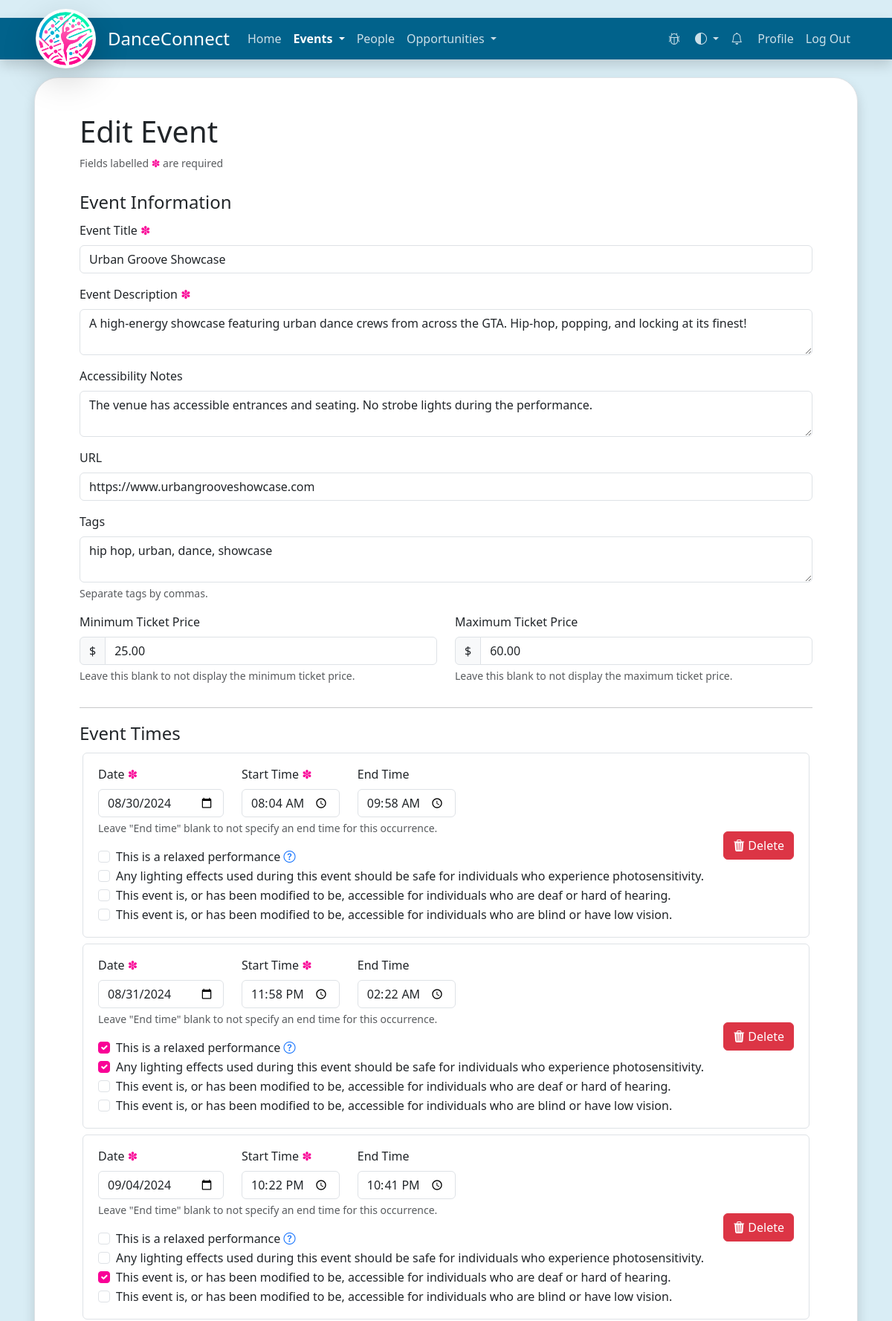
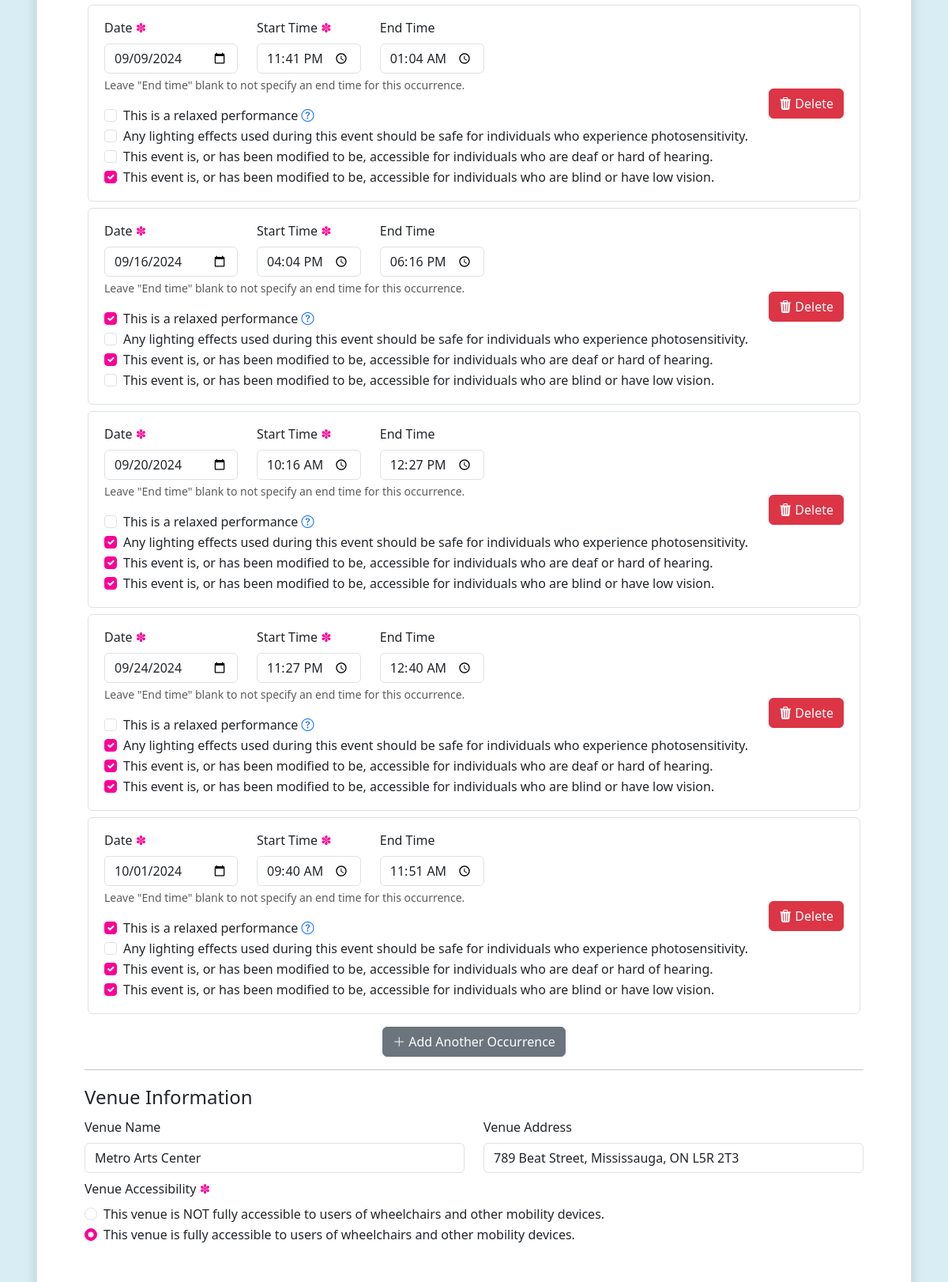
The app's page /events/2/edit/ (signed in, upper part) with its own data (2 pictures, top to bottom).
### website/models/event/event.py (models this page shows, shortened)
class Event(db.Model):
    __tablename__ = "events"
    id: Mapped[int] = mapped_column(Integer, primary_key=True, nullable=False)
    organizer_id: Mapped[int] = mapped_column(
        Integer, ForeignKey('users.id'), nullable=False)
    organizer: Mapped["User"] = relationship(
        "User", back_populates="events_organized")
    title: Mapped[str]
    description: Mapped[str]
    url: Mapped[str]
    tags: Mapped[List['EventTag']] = relationship(
        'EventTag', secondary="event_tag_relationships", back_populates='events', cascade="all, delete")
    venue_name: Mapped[str]
    venue_address: Mapped[str]
    venue_is_mobility_aid_accessible: Mapped[bool] = mapped_column(Boolean)
    accessibility_notes: Mapped[str]
    min_ticket_price: Mapped[Optional[float]]
    max_ticket_price: Mapped[Optional[float]]
    image_picture_url: Mapped[str]
    image_picture_id: Mapped[str]
    occurrences: Mapped[List['EventOccurrence']] = relationship(
        'EventOccurrence', back_populates='event', order_by="asc(EventOccurrence.start_time)", cascade="all, delete-orphan")
    contributors: Mapped[List['User']] = relationship(
        'User', secondary="event_contributors", back_populates="events_contributed", viewonly=True)
    contributor_association: Mapped[List['EventContributor']] = relationship(
        'EventContributor', back_populates='event', cascade="all, delete-orphan")
    request_notifications: Mapped[List['EventRequestNotification']] = relationship(
        'EventRequestNotification', back_populates="event", cascade="all, delete-orphan")

### website/models/event/event_occurrence.py (models this page shows)
class EventOccurrence(db.Model):
    __tablename__ = "event_occurrences"
    id: Mapped[int] = mapped_column(Integer, primary_key=True)
    event_id: Mapped[int] = mapped_column(Integer, ForeignKey('events.id'))
    event: Mapped['Event'] = relationship(
        'Event', back_populates='occurrences')
    start_time: Mapped[datetime] = mapped_column(
        DateTime(timezone=True), nullable=False)
    end_time: Mapped[datetime] = mapped_column(
        DateTime(timezone=True), nullable=True)
    is_relaxed_performance: Mapped[bool]
    is_photosensitivity_friendly: Mapped[bool]
    is_hearing_accessible: Mapped[bool]
    is_visually_accessible: Mapped[bool]

### website/routes/ui/events.py (the view)
@events.route('/<int:event_id>/edit/', methods=['GET', 'POST'])
@login_required
def event_edit(event_id: int):
    event = get_event(event_id).get("data")
    if event.organizer != current_user:
        flash('You are not the organizer of this event.', category='error')
        return redirect(url_for('events.event_details', event_id=event_id))
    if request.method == 'POST':
        form = session.pop('form_data', None) or request.form
        title = form.get('title')
        description = form.get('description')
        url = form.get('url')
        tags = form.get('tags')
        venue_name = form.get('venue_name')
        venue_address = form.get('venue_address')
        venue_is_mobility_aid_accessible = form.get(
            'venue_is_mobility_aid_accessible')
        accessibility_notes = form.get('accessibility_notes')
        OccurrenceTuple = namedtuple("Occurrence", ["start_time", "end_time", "is_relaxed_performance",
                                                    "is_photosensitivity_friendly", "is_hearing_accessible", "is_visually_accessible"])
        occurrences = []
        for i in range(0, int(form.get("num_occurrences")) + 1):
            start_time = datetime.strptime(
                f"{form.get(f'occurrence-{i}-date')} {form.get(f'occurrence-{i}-start-time')}", "%Y-%m-%d %H:%M")
            end_time = datetime.strptime(f"{form.get(f'occurrence-{i}-date')} {form.get(f'occurrence-{i}-end-time')}",
                                         "%Y-%m-%d %H:%M") if form.get(f'occurrence-{i}-end-time') != "" else None
            is_relaxed_performance = form.get(
                f'occurrence-{i}-is-relaxed-performance')
            is_photosensitivity_friendly = form.get(
                f'occurrence-{i}-is-photosensitivity-friendly')
            is_hearing_accessible = form.get(
                f'occurrence-{i}-is-hearing-accessible')
            is_visually_accessible = form.get(
                f'occurrence-{i}-is-visually-accessible')
            occurrences.append(OccurrenceTuple(start_time, end_time, is_relaxed_performance,
                               is_photosensitivity_friendly, is_hearing_accessible, is_visually_accessible))
        try:
            min_ticket_price = float(form.get('min_ticket_price'))
        except Exception:
            min_ticket_price = None
        try:
            max_ticket_price = float(form.get('max_ticket_price'))
        except Exception:
            max_ticket_price = None
        tag_list = list()
        if tags is not None and tags != "":
            for tag in tags.split(","):
                tag_list.append(tag.strip())
        file = request.files['eventPicture']
        if file.filename != "" and 'eventPicture' in request.files:
            cdn = CDN()
            cdn.check_image(file)
            filename = secure_filename(file.filename)
            file.save(os.path.join(
                current_app.config['UPLOAD_FOLDER'], filename))
            output = cdn.upload(os.path.join(
                current_app.config['UPLOAD_FOLDER'], filename))
            if len(output["errors"]) > 0:
                flash("Error uploading file to cloudflare", "error")
            if event.image_picture_url != "":
                delete_output = cdn.delete(event.image_picture_id)
            update_event(
                event=event,
                image_picture_url=output["result"]["variants"][0],
                image_picture_id=output["result"]["id"]
            )
            cdn.empty_temp_folder()
        response = update_event(
            event=event,
            title=title,
            description=description,
            url=url,
            tags=tag_list,
            venue_name=venue_name,
            venue_address=venue_address,
            venue_is_mobility_aid_accessible=bool(
                venue_is_mobility_aid_accessible),
            accessibility_notes=accessibility_notes,
            min_ticket_price=min_ticket_price,
            max_ticket_price=max_ticket_price,
            occurrences=occurrences,
            commit_db_after_update=True
        )
        if (response["status_code"] == 200):
            flash('Event updated!', category='success')
            return redirect(url_for('events.event_details', event_id=event_id))
        else:
            flash(response["message"], category=response["response_type"])
            session['form_data'] = request.form
    else:
        title = event.title
        description = event.description
        url = event.url
        tag_list = ", ".join([tag.name for tag in event.tags])
        venue_name = event.venue_name
        venue_address = event.venue_address
        venue_is_mobility_aid_accessible = f"{event.venue_is_mobility_aid_accessible}"
        accessibility_notes = event.accessibility_notes
        min_ticket_price = event.min_ticket_price
        max_ticket_price = event.max_ticket_price
        occurrences = event.occurrences
    event_form = CreateEventForm()
    event_form.title.data = title
    event_form.description.data = description
    event_form.url.data = url
    event_form.tags.data = tag_list
    event_form.venue_name.data = venue_name
    event_form.venue_address.data = venue_address
    event_form.venue_is_mobility_aid_accessible.data = venue_is_mobility_aid_accessible
    event_form.accessibility_notes.data = accessibility_notes
    event_form.min_ticket_price.data = min_ticket_price
    event_form.max_ticket_price.data = max_ticket_price
    new_occurrences = []
    for occurrence in occurrences:
        occurrence_form = CreateEventOccurrenceForm()
        occurrence_form.date.data = occurrence.start_time
        occurrence_form.start_time.data = occurrence.start_time
        occurrence_form.end_time.data = occurrence.end_time
        occurrence_form.is_relaxed_performance.data = occurrence.is_relaxed_performance
        occurrence_form.is_photosensitivity_friendly.data = occurrence.is_photosensitivity_friendly
        occurrence_form.is_hearing_accessible.data = occurrence.is_hearing_accessible
        occurrence_form.is_visually_accessible.data = occurrence.is_visually_accessible
        new_occurrences.append(occurrence_form)
    event_form.num_occurrences.data = len(occurrences) - 1
    return render_template("create-event.html", user=current_user, event_form=event_form, occurrences=new_occurrences, edit=True, event_id=event_id)

### website/__init__.py (called while the page is built)
def json_response(status_code: int, message: str, data: Any = None):
    if status_code < 200:
        response_type = "information"
    elif status_code < 300:
        response_type = "success"
    elif status_code < 400:
        response_type = "redirect"
    else:
        response_type = "error"
    output = {
        "response_type": response_type,
        "status_code": status_code,
        "message": message,
        "data": data
    }
    return output

### website/orm/event/event.py (called while the page is built)
def get_event(id: int):
    event = db.session.query(Event).get(id)
    if event is None:
        return json_response(404, "Event not found.", None)
    return json_response(200, "Event found.", event)

### website/templates/create-event.html (shortened to what this page needs)
{% extends "base.html" %}
{% block content %}
<div class="container">
    <div class="page-header mb-3">
        <h1>{{ "Edit Event" if edit else "Create Event" }}</h1>
        <div class="form-text">Fields labelled <label class="required"></label> are required</div>
    </div>
    <form autocomplete="off" method="POST"
        action="{{ url_for('events.event_edit', event_id=event_id) if edit else url_for('events.create_event_submit') }}"
        enctype="multipart/form-data">
        <fieldset class="form-group mb-3">
            <legend>Event Information</legend>
            <div class="form-group mb-3">
                {{ event_form.title.label(class_="form-label required") }}
                {{ event_form.title() }}
            </div>
            <div class="form-group mb-3">
                {{ event_form.description.label(class_="form-label required") }}
                {{ event_form.description() }}
            </div>
            <div class="form-group mb-3">
                {{ event_form.accessibility_notes.label() }}
                {{ event_form.accessibility_notes() }}
            </div>
            <div class="form-group mb-3">
                {{ event_form.url.label() }}
                {{ event_form.url() }}
            </div>
            <div class="form-group mb-3">
                {{ event_form.tags.label() }}
                {{ event_form.tags() }}
                <div id="tags-help-block" class="form-text">{{ event_form.tags.description }}</div>
            </div>
            <div class="form-group mb-3">
                <div class="row">
                    <div class="col-lg-6">
                        {{ event_form.min_ticket_price.label() }}
                        <div class="input-group">
                            <span class="input-group-text">$</span>
                            {{ event_form.min_ticket_price() }}
                        </div>
                        <div id="min-ticket-price-help-block" class="form-text">{{
                            event_form.min_ticket_price.description }}</div>
                    </div>
                    <div class="col-lg-6">
                        {{ event_form.max_ticket_price.label() }}
                        <div class="input-group">
                            <span class="input-group-text">$</span>
                            {{ event_form.max_ticket_price() }}
                        </div>
                        <div id="max-ticket-price-help-block" class="form-text">{{
                            event_form.max_ticket_price.description }}</div>
                    </div>
                </div>
            </div>
        </fieldset>
        <hr />
        <fieldset class="form-group mb-3">
            <legend>Event Times</legend>
            <div id="occurrences" class="form-group mb-3">
                {% from "macros.html" import create_event_occurrence %}
                {% for occurrence in occurrences %}
                <div id="occurrence-{{ loop.index0 }}" class="occurrence">
                    {{ create_event_occurrence(occurrence=occurrence, occurrence_number=loop.index0) }}
                </div>
                {% endfor %}
            </div>
            <div class="form-group row justify-content-center">
                <div class="col-auto">
                    <button type="button" id="add_occurrence_btn" class="btn btn-secondary">
                        <i class="bi bi-plus-lg"></i>
                        Add Another Occurrence
                    </button>
                </div>
            </div>
        </fieldset>
        <hr />
        <fieldset class="form-group mb-3">
            <legend>Venue Information</legend>
            <div class="form-group mb-3">
                <div class="row">
                    <div class="col-lg-6">
                        {{ event_form.venue_name.label() }}
                        {{ event_form.venue_name() }}
                    </div>
                    <div class="col-lg-6 mt-lg-0 mt-2">
                        {{ event_form.venue_address.label() }}
                        {{ event_form.venue_address() }}
                    </div>
                </div>
                <div class="row mt-2">
                    <div class="form-group mb-3">
                        {{ event_form.venue_is_mobility_aid_accessible.label(class_="form-label required") }}
                        {% for radio_option in event_form.venue_is_mobility_aid_accessible %}
                        <div class="form-check">
                            {{ radio_option(class_="form-check-input") }}
                            {{ radio_option.label(class_="form-check-label") }}
                        </div>
                        {% endfor %}
                    </div>
                </div>
            </div>
        </fieldset>
    </form>
</div>
{% endblock %}

### website/static/style/base.css (style rules this page uses)
:root { --pink: #f90096; --dark-pink: #ab274f; --nav-background: #01628B; --nav-highlight: #43a5cf; --background-blue: 217, 237, 245; --filters-background: #f8f9fa; scroll-behavior: smooth; }
body { background-color: rgb(var(--background-blue)); }
.form-check-input:checked { background-color: var(--pink); border-color: var(--pink); }
label.required:after { content: " ✽ "; color: var(--pink); }

### records on screen
Event: title "Urban Groove Showcase", description "A high-energy showcase featuring urban dance crews from across the GTA. Hip-hop, popping, and locking at its finest!", accessibility_notes "The venue has accessible entrances and seating. No strobe lights during the performance.", url "https://www.urbangrooveshowcase.com", min_ticket_price "25.00", max_ticket_price "60.00", venue_name "Metro Arts Center", venue_address "789 Beat Street, Mississauga, ON L5R 2T3"

### other values on screen
{{ "Edit Event" if edit else "Create Event" }} "Edit Event"
{{ event_form.title.label(class_="form-label required") }} "Event Title"
{{ event_form.description.label(class_="form-label required") }} "Event Description"
{{ event_form.accessibility_notes.label() }} "Accessibility Notes"
{{ event_form.url.label() }} "URL"
{{ event_form.tags.label() }} "Tags"
{{ event_form.tags.description }} "Separate tags by commas."
{{ event_form.min_ticket_price.label() }} "Minimum Ticket Price"
{{ event_form.min_ticket_price.description }} "Leave this blank to not display the minimum ticket price."
{{ event_form.max_ticket_price.label() }} "Maximum Ticket Price"
{{ event_form.max_ticket_price.description }} "Leave this blank to not display the maximum ticket price."
{{ event_form.venue_name.label() }} "Venue Name"
{{ event_form.venue_address.label() }} "Venue Address"
{{ radio_option.label(class_="form-check-label") }} "This venue is NOT fully accessible to users of wheelchairs and other mobility devices." "This venue is fully accessible to users of wheelchairs and other mobility devices."
